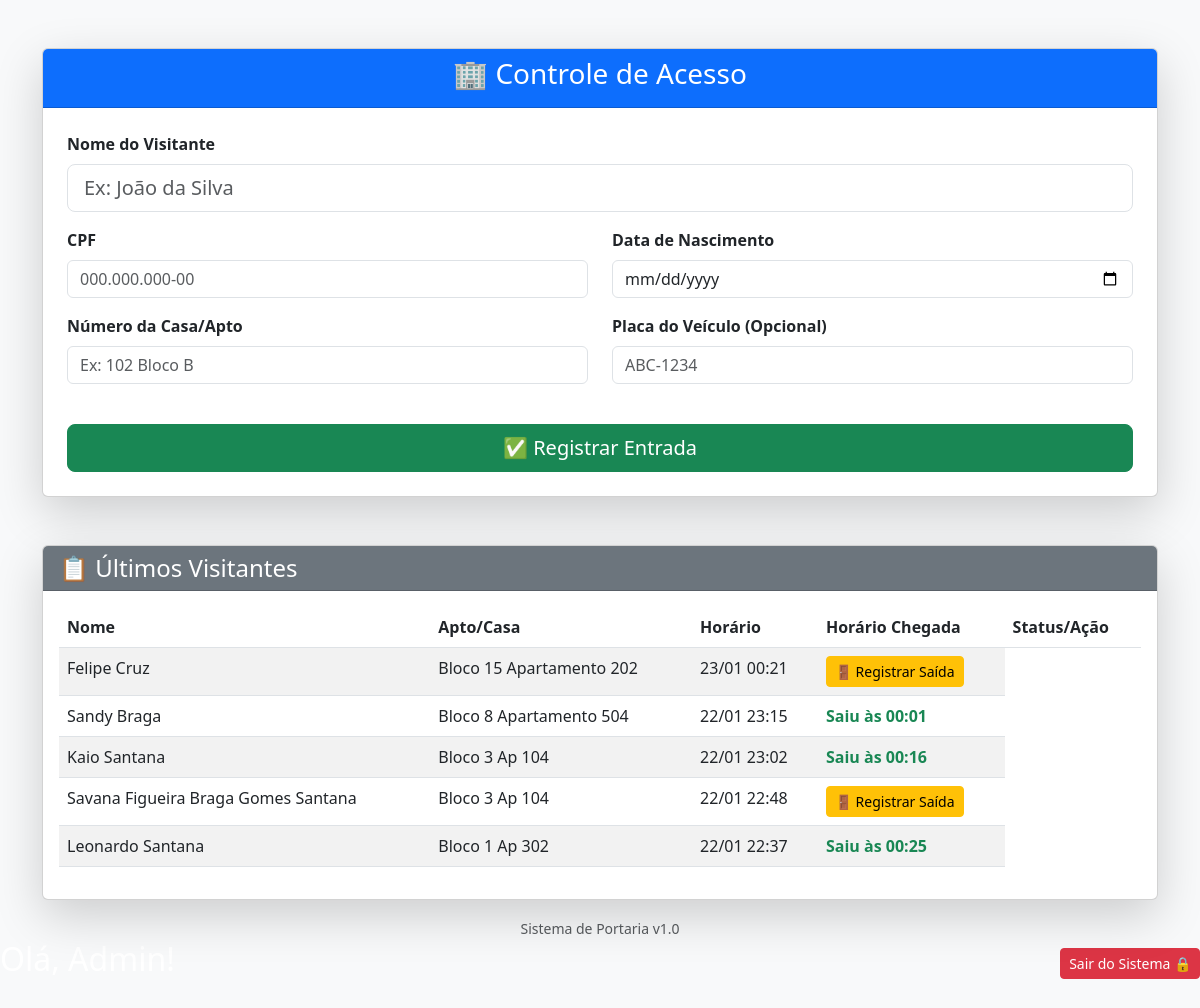
The app's page / (signed in) with its own data.
### portaria/models.py (models this page shows, shortened)
class Visitante(models.Model):
    nome_completo = models.CharField(max_length=190, verbose_name="Nome Completo")
    cpf = models.CharField(max_length=15, verbose_name="CPF")
    data_nascimento = models.DateField(verbose_name="Data de Nascimento")
    numero_casa = models.CharField(max_length=30, verbose_name="Número da Casa/Apto")
    placa_veiculo = models.CharField(max_length=7, blank=True, null=True, verbose_name="Placa do Carro")
    horario_chegada = models.DateTimeField(auto_now_add=True, verbose_name="Chegada")
    horario_saida = models.DateTimeField(null=True, blank=True, verbose_name="Saída")

### portaria/views.py (the view, shortened to what this page needs)
# urls.py: path('', home, name='home'),
@login_required
def home(request):
    ultimos_visitantes = Visitante.objects.order_by('-horario_chegada')[:10]
    contexto = {
        'lista_visitantes': ultimos_visitantes
    }
    return render(request, 'index.html', contexto)

### portaria/templates/index.html (shortened to what this page needs)
<!DOCTYPE html>
<html lang="pt-br">
<head>
    <link href="https://cdn.jsdelivr.net/npm/bootstrap@5.3.0/dist/css/bootstrap.min.css" rel="stylesheet">
</head>
<body class="bg-light">
    <div class="container mt-5">
        <div class="card shadow-lg">
            <div class="card-header bg-primary text-white text-center">
                <h3>🏢 Controle de Acesso</h3>
            </div>
            <div class="card-body p-4">
                <form method="POST" action="">
                    {% csrf_token %} <div class="mb-3">
                        <label class="form-label fw-bold">Nome do Visitante</label>
                        <input type="text" name="nome_completo" class="form-control form-control-lg" placeholder="Ex: João da Silva" required>
                    </div>
                    <div class="row">
                        <div class="col-md-6 mb-3">
                            <label class="form-label fw-bold">CPF</label>
                            <input type="text" name="cpf" class="form-control" placeholder="000.000.000-00">
                        </div>
                        <div class="col-md-6 mb-3">
                            <label class="form-label fw-bold">Data de Nascimento</label>
                            <input type="date" name="data_nascimento" class="form-control" required>
                        </div>
                    </div>
                    <div class="row">
                        <div class="col-md-6 mb-3">
                            <label class="form-label fw-bold">Número da Casa/Apto</label>
                            <input type="text" name="numero_casa" class="form-control" placeholder="Ex: 102 Bloco B" required>
                        </div>
                        <div class="col-md-6 mb-3">
                            <label class="form-label fw-bold">Placa do Veículo (Opcional)</label>
                            <input type="text" name="placa_veiculo" class="form-control" placeholder="ABC-1234">
                        </div>
                    </div>
                    <div class="d-grid gap-2 mt-4">
                        <button type="submit" class="btn btn-success btn-lg">✅ Registrar Entrada</button>
                    </div>
                </form>
                </div>
        </div>
        <div class="card shadow-lg mt-5">
            <div class="card-header bg-secondary text-white">
                <h4 class="mb-0">📋 Últimos Visitantes</h4>
            </div>
            <div class="card-body">
                <table class="table table-striped table-hover">
                    <thead>
                        <tr>
                            <th>Nome</th>
                            <th>Apto/Casa</th>
                            <th>Horário</th>
                            <th>Horário Chegada</th>
                            <th>Status/Ação</th>
                        </tr>
                    </thead>
                    <tbody>
                        {% for visitante in lista_visitantes %}
                            <tr>
                                <td>{{ visitante.nome_completo }}</td>
                                <td>{{ visitante.numero_casa }}</td>
                                <td>{{ visitante.horario_chegada|date:"d/m H:i" }}</td>
                                <td>
                                    {% if visitante.horario_saida %}
                                        <span class="text-success fw-bold">
                                            Saiu às {{ visitante.horario_saida|date:"H:i" }}
                                        </span>
                                    {% else %}
                                        <a href="{% url 'registrar_saida' id_visitante=visitante.id %}" class="btn btn-warning btn-sm">
                                            🚪 Registrar Saída
                                        </a>
                                    {% endif %}
                                </td>
                            </tr>
                        {% empty %}
                            <tr>
                                <td colspan="4" class="text-center text-muted">
                                    Nenhum visitante registrado.
                                </td>
                            </tr>
                        {% endfor %}
                    </tbody>
                </table>
            </div>
        </div>
            </div> </div> <div class="text-center mt-3 text-muted">
        <div class="text-center mt-3 text-muted">
            <small>Sistema de Portaria v1.0</small>
        </div>
    </div>
    <div class="d-flex justify-content-between align-items-center mb-4">
    <h2 class="text-white">Olá, {{ user.username }}!</h2>
    <form action="{% url 'logout' %}" method="post">
        <button type="submit" class="btn btn-danger btn-sm">Sair do Sistema 🔒</button>
    </form>
</div>
</body>
</html>

### records on screen
Visitante: nome_completo "Felipe Cruz", numero_casa "Bloco 15 Apartamento 202", horario_chegada "23/01 00:21", shows "🚪 Registrar Saída"
Visitante: nome_completo "Sandy Braga", numero_casa "Bloco 8 Apartamento 504", horario_chegada "22/01 23:15", horario_saida "00:01"
Visitante: nome_completo "Kaio Santana", numero_casa "Bloco 3 Ap 104", horario_chegada "22/01 23:02", horario_saida "00:16"
Visitante: nome_completo "Savana Figueira Braga Gomes Santana", numero_casa "Bloco 3 Ap 104", horario_chegada "22/01 22:48", shows "🚪 Registrar Saída"
Visitante: nome_completo "Leonardo Santana", numero_casa "Bloco 1 Ap 302", horario_chegada "22/01 22:37", horario_saida "00:25"
